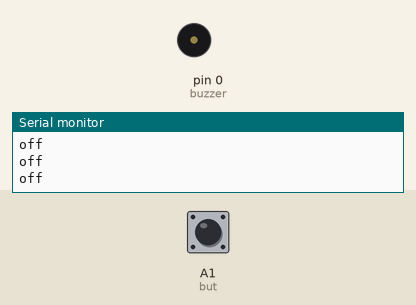
The sketch below on a simulated Arduino Uno, built with avr-gcc and run on an emulated ATmega328P. Parts: buzzer (waves = sounding), the last lines printed to the serial monitor. The test bench sets the inputs (shaded band); at power-on: A1 (but) HIGH.

Above: at 1.2 s.
1.3 s: A1 (but) pulled LOW for 0.15 s
At 2.3 s:
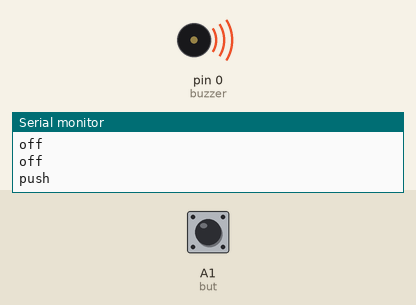
4.4 s: A1 (but) pulled LOW for 1 s
At 6.0 s:
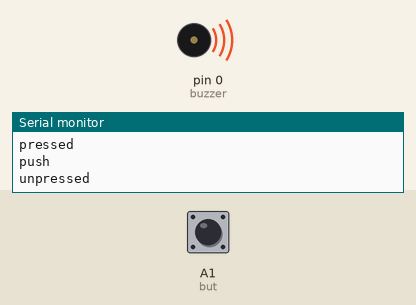
Timing chart, 0 to 13.7 s (numbered marks = the images above; inputs shaded):
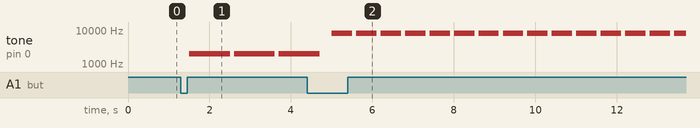

Measured:
- after the input at 1.3 s, tone on pin 0 (buzzer): alternates 2000 Hz for 1.0 s and silent for 0.10 s, starting after 0.21 s

The sketch:

Horrendous_Hyena.ino
```cpp
// Horrendous Hyena

int but = A1;
int buzzer = 0;

boolean butState = false; // sets the button state to false
boolean prevState = false; // sets the previous state to false

int switchVal = 2;

unsigned long startTime;
unsigned long endTime;
unsigned long interval = 100;


void setup() {

  Serial.begin(9600);
  pinMode (but, INPUT);
  pinMode (buzzer, OUTPUT);

}

void loop() {
  /*
  butState = debounce(but, prevState);

  if (butState == HIGH && prevState == LOW) {
    switchVal = switchVal + 1;

    if (switchVal == 3) {
      switchVal = 0;
    }
  }
*/

  int raw = digitalRead(but);
  if(raw == 0){
    switchVal = (switchVal + 1) % 3;
    Serial.println("push"); delay(200);
    }


  switch (switchVal) {
    case 0:
      tone (buzzer, 2000);
      delay (1000);
      noTone (buzzer);
      delay (100);
      Serial.println ("pressed");
      break;

    case 1:
      tone (buzzer, 8000);
      delay (500);
      noTone (buzzer);
      delay (100);
      Serial.println ("unpressed");
      break;

    case 2:
      //tone (0, 0);
      //delay (500);
      noTone (buzzer);
      Serial.println ("off");

      break;

  }

  prevState = butState;

}

boolean debounce(int aRandomButtonPin, boolean aPrevButtonState) {

  boolean aButtonState = digitalRead(aRandomButtonPin);

  if (aButtonState != aPrevButtonState) {
    delay(5);
    aButtonState = digitalRead(aRandomButtonPin);
  }

  return aButtonState;


}
```
